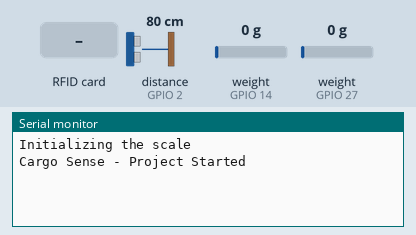
Bench run of a sketch on a simulated ESP32. Shown: the last lines printed to the serial monitor. Inputs (shaded band) come from the test bench; at power-on: distance to the obstacle (sensor on GPIO 2) 80 cm, weight on the scale (sensors on GPIO 14, GPIO 27) 0 g. The echo pulse lasts 58.3 µs per cm.

Above: at 3.2 s.
3.3 s: RFID card 24 86 6C 04 held to the reader
At 4.1 s:
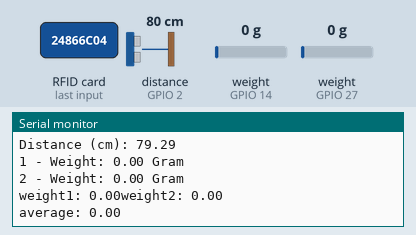
4.8 s: RFID card 9A 52 9D 80 held to the reader
At 4.93 s:
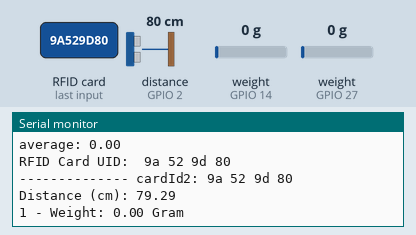
6.3 s: RFID card 5E 7A 19 C4 held to the reader
At 6.42 s:
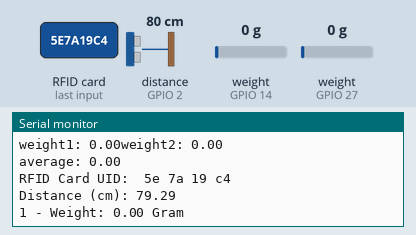

Measured:
- after the input at 3.3 s, the serial monitor: prints a new line at once (image 1)
- after the input at 4.8 s, the serial monitor: prints a new line at once (image 2)
- after the input at 6.3 s, the serial monitor: prints a new line at once (image 3)

The sketch:

esp32MasterCode.ino
```cpp
#include <SPI.h>
#include <MFRC522.h>
#include <HardwareSerial.h>
HardwareSerial SerialPort(2); // use UART2

// #include <WiFi.h>
// #include <HTTPClient.h>

// const char *ssid = "MAHAKAL";
// const char *password = "sateri456";

const char *serverUrl = "https://api.thingspeak.com/update?";
const char *apiKey = "K8CH7XH11OFPA1WG";


#include <Arduino.h>
#include "HX711.h"

// 1-HX711 circuit wiring
const int LOADCELL_DOUT_PIN = 14;
const int LOADCELL_SCK_PIN = 4;

// 2-HX711 circuit wiring
const int _2LOADCELL_DOUT_PIN = 27;
const int _2LOADCELL_SCK_PIN = 13;

HX711 scale;    float reading;
// Calibration factor (replace with your calibration factor)
#define CALIBRATION_FACTOR 205.313

HX711 _2scale;  float _2reading;

// Calibration factor (replace with your calibration factor)
#define _2CALIBRATION_FACTOR 226.213


// Ultrasonic Sensor Pins
const int trigPin = 15;
const int echoPin = 2;

// RFID Pins
#define SS_PIN 5
#define RST_PIN 22

// Ultrasonic Sensor Constants
#define SOUND_SPEED 0.034
#define CM_TO_INCH 0.393701

// Ultrasonic Sensor Variables
long duration;
float distanceInch;

float distanceCm;
String prevCardID = "";
String currentCardID = "";
float weight1;
float weight2;
float average;

String cardId1 = " 24 86 6c 04"; // white card
String cardId2 = " 9a 52 9d 80"; // blue tag

// RFID Object
MFRC522 rfid(SS_PIN, RST_PIN);

float readUltrasonicSensor() {
  digitalWrite(trigPin, LOW);
  delayMicroseconds(2);
  digitalWrite(trigPin, HIGH);
  delayMicroseconds(10);
  digitalWrite(trigPin, LOW);

  duration = pulseIn(echoPin, HIGH);
  return duration * SOUND_SPEED / 2;
}

// void makeGetRequest() {
//   HTTPClient http;

//   String url = String(serverUrl) +
//                "api_key=" + apiKey +
//                "&field1=" + currentCardID +  // id
//                "&field2=" + average +        // weight Avg
//                "&field3=" + distanceCm ;     // height

//   Serial.println("Sending GET request to: " + url);

//   http.begin(url);

//   int httpCode = http.GET();
//   if (httpCode > 0) {
//     Serial.printf("HTTP response code: %d\n", httpCode);
//     String payload = http.getString();
//     Serial.println("Server response: " + payload);
//   } else {
//     Serial.printf("HTTP request failed, error: %s\n", http.errorToString(httpCode).c_str());
//   }

//   http.end();
// }

void uartsendData(String currentCardID, String average, String distanceCm)
{
  // Send the values over UART with commas as delimiters
  SerialPort.print(currentCardID);
  SerialPort.print(",");
  SerialPort.print(average);
  SerialPort.print(",");
  SerialPort.print(distanceCm);
  SerialPort.println();
}


void setup() {
  Serial.begin(115200); // Starts the serial communication
  SerialPort.begin(9600, SERIAL_8N1, 16, 17);

  // // Connect to WiFi
  // WiFi.begin(ssid, password);
  // Serial.println("Connecting to WiFi...");
  // while (WiFi.status() != WL_CONNECTED) {
  //   delay(1000);
  //   Serial.println(".");
  // }
  // Serial.println("Connected to WiFi");

  // Ultrasonic Sensor Setup
  pinMode(trigPin, OUTPUT); // Sets the trigPin as an Output
  pinMode(echoPin, INPUT); // Sets the echoPin as an Input

  randomSeed(analogRead(0)); // Initialize random number generator

  Serial.println("Initializing the scale");

  scale.begin(LOADCELL_DOUT_PIN, LOADCELL_SCK_PIN);
  scale.set_scale(CALIBRATION_FACTOR); // Set the calibration factor
  scale.tare(); // Reset the scale to 0

  _2scale.begin(_2LOADCELL_DOUT_PIN, _2LOADCELL_SCK_PIN);
  _2scale.set_scale(_2CALIBRATION_FACTOR); // Set the calibration factor
  _2scale.tare(); // Reset the scale to 0


  // RFID Setup
  SPI.begin();rfid.PCD_Init();
  Serial.println("Cargo Sense - Project Started");
}

void loop() {
  // RFID Loop
  if (rfid.PICC_IsNewCardPresent() && rfid.PICC_ReadCardSerial()) {
    currentCardID = "";
    for (byte i = 0; i < rfid.uid.size; i++) {
        currentCardID += String(rfid.uid.uidByte[i] < 0x10 ? " 0" : " ");
        currentCardID += String(rfid.uid.uidByte[i], HEX);
    }

    // if (currentCardID != prevCardID) {
    if (currentCardID != "") {
      distanceCm = readUltrasonicSensor();
      Serial.print("RFID Card UID: ");Serial.println(currentCardID);

      if (cardId1 == currentCardID){Serial.print("-------------- cardId1:");currentCardID = 12; Serial.println(cardId1);}
      if (cardId2 == currentCardID){Serial.print("-------------- cardId2:");currentCardID = 23; Serial.println(cardId2);}

      Serial.print("Distance (cm): ");Serial.println(distanceCm);

      if (scale.wait_ready_timeout(200)) {
          reading = scale.get_units();
          Serial.print("1 - Weight: ");Serial.print(reading);Serial.println(" Gram");
      }
      if (_2scale.wait_ready_timeout(200)) {
          _2reading = _2scale.get_units();
          Serial.print("2 - Weight: ");Serial.print(_2reading);Serial.println(" Gram");
      }
      else {Serial.println("HX711 not found.");}

      weight1 = reading;
      weight2 = _2reading;

      // weight1 = 4.0 + random(0, 7001) / 1000.0;
      // weight2 = 4.0 + random(0, 7001) / 1000.0;
      Serial.println("weight1: " + String(weight1) + "weight2: " + String(weight2));

      average = (weight1 + weight2) / 2.0;
      Serial.println("average: " + String(average));


      // uartsendData(currentCardID, average, distanceCm);
      uartsendData(String(currentCardID), String(average), String(distanceCm));
      // Make GET request
      // makeGetRequest();

      prevCardID = currentCardID;
    }

    rfid.PICC_HaltA();
    rfid.PCD_StopCrypto1();

    delay(1000); // Delay between readings
  }
}
```
